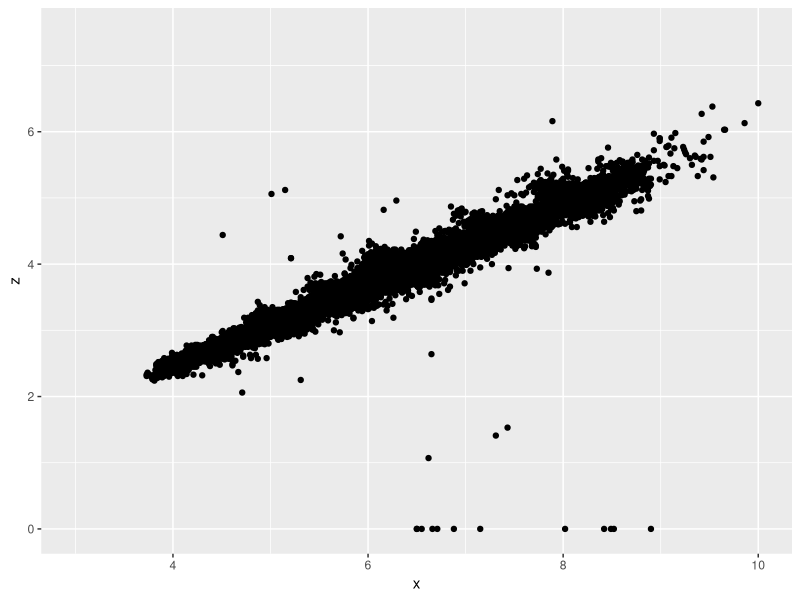
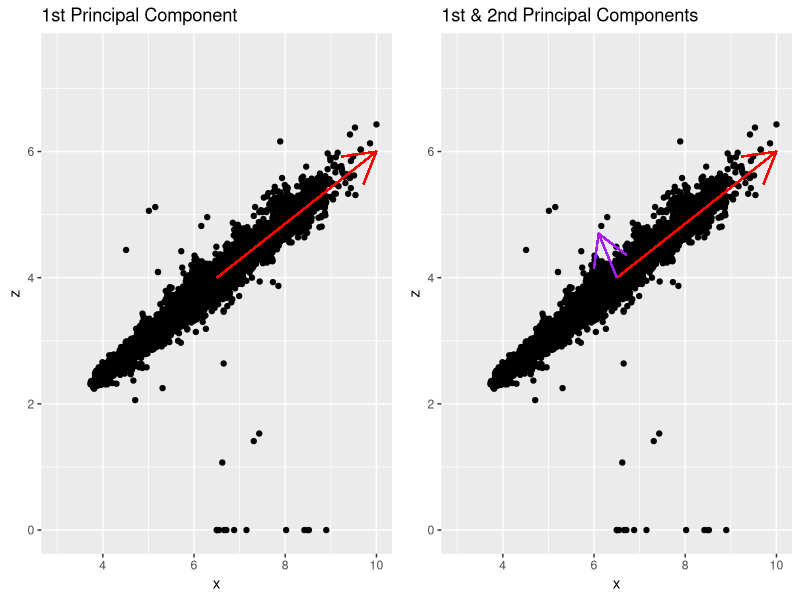
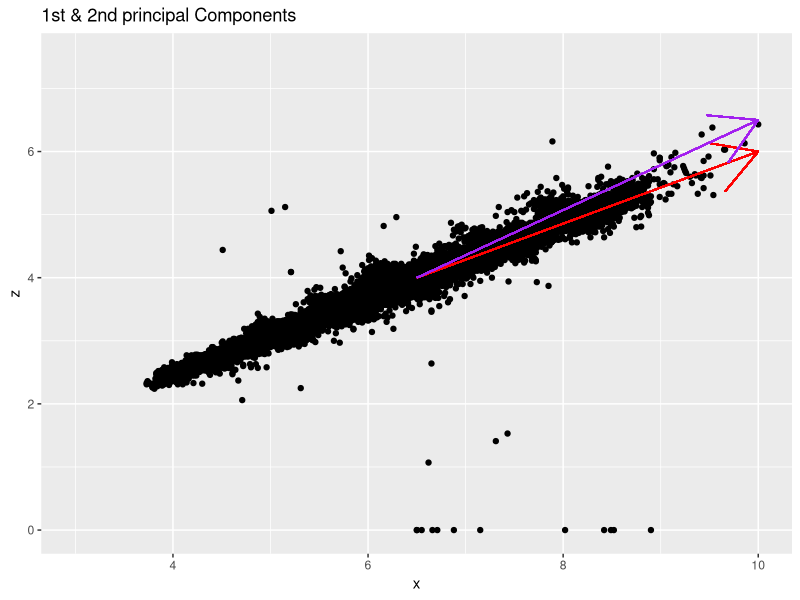
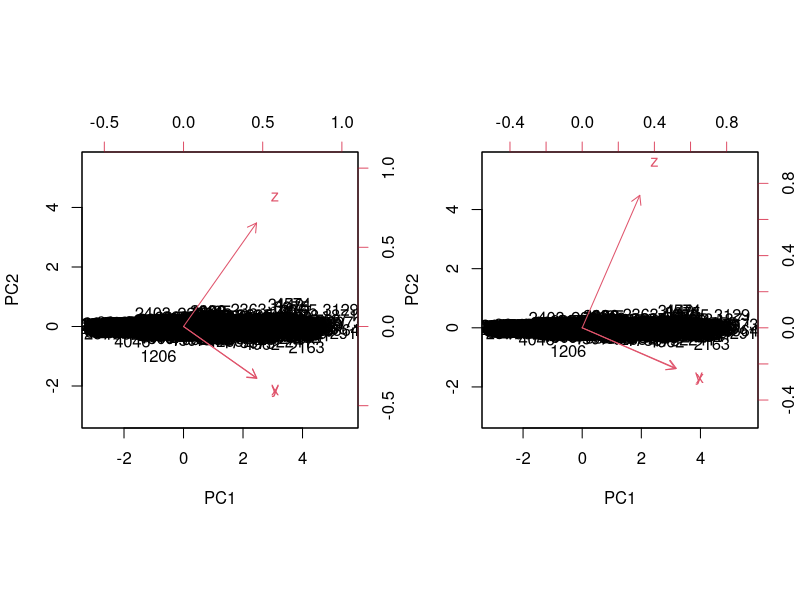
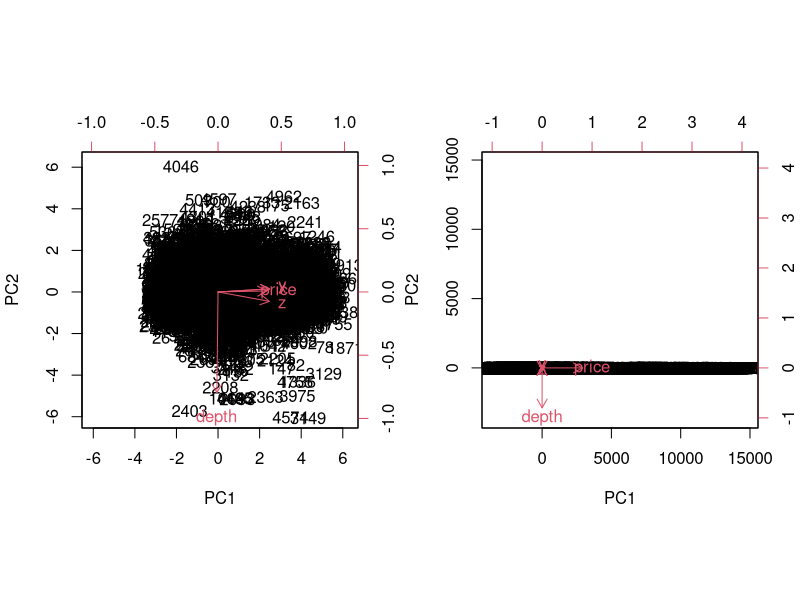
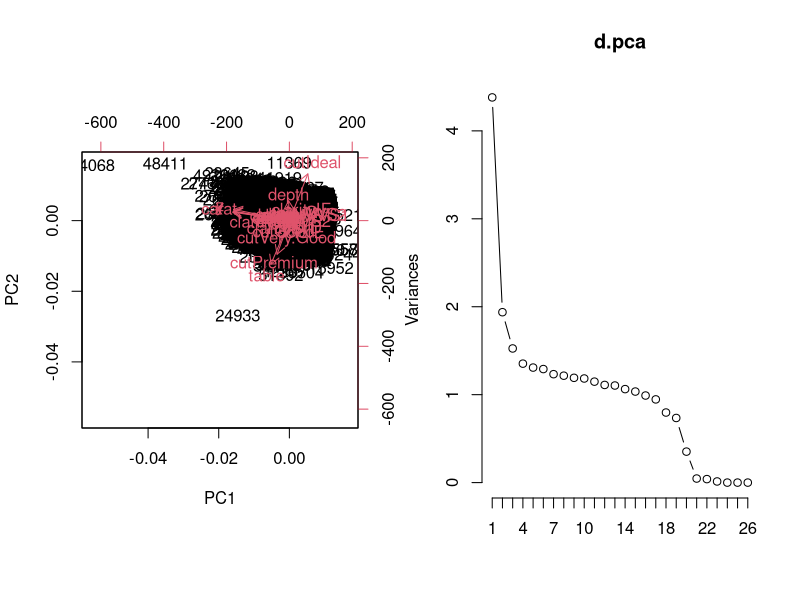

Write the R code that produced these figures, in order. (Note: this script raises an error after producing the figures.)
## ---- chunk 1
#CHUNK 1
library(ggplot2)
#Hints
# 1. We find the center of the data, which is about (6.5, 4)
# 2. The line of maximum variance has a gradient of about 1.75
# 3. Draw the first principal component (red)
# 4. Second principal component should be orthogonal to the first pc
# 5. Draw the second principal component (purple)

diamonds <- ggplot2::diamonds
p1 <- ggplot(diamonds, aes(x = x, y = z)) +
        geom_point() +
        xlim(3, 10) +
        ylim(0, 7.5)
p1 
## ---- chunk 2
#CHUNK 2
# 1. We find the center of the data, which is about (6.5, 4)
# 2. The line of maximum variance has a gradient of about 1.75
# 3. Draw the first principal component (red)
# 4. Second principal component should be orthogonal to the first
# 5. Draw the second principal component (purple)
library(gridExtra)
p2 <- p1 + geom_segment(aes(x = 6.5, y = 4, xend = 10, yend = 6), color = 'red',
                        arrow = arrow(length = unit(0.1,"npc")))+
           ggtitle("1st Principal Component")
p3 <- p2 + geom_segment(aes(x = 6.5, y = 4, xend = 6.1, yend = 4.7), color = 'purple',
                        arrow = arrow(length = unit(0.1,"npc")))+
           ggtitle("1st & 2nd Principal Components")
grid.arrange(p2, p3, ncol = 2)
## ---- chunk 3
#CHUNK 3
p4 <- p1 + geom_segment(aes(x = 6.5, y = 4, xend = 10, yend = 6), colour = 'red',
                        arrow = arrow(length = unit(0.1,"npc")))+
           geom_segment(aes(x = 6.5, y = 4, xend = 10, yend = 6.5), colour = 'purple',
                        arrow = arrow(length = unit(0.1,"npc")))+
           ggtitle("1st & 2nd principal Components")
p4
## ---- chunk 4
#CHUNK 4
#Subset the data to be consistent with previous plot
diamonds.2d.pca <- subset(diamonds[ ,c(8, 10)], x >= 3 & x <= 10 & z > 0 & z <=7.5)
#Calculate PCA for diamond length and depth
#Note we center and scale the data
d.pca.2d <- prcomp(diamonds.2d.pca, center = TRUE, scale. = TRUE)
summary(d.pca.2d)
## ---- chunk 5
#CHUNK 5
#Add more variables to the data
diamonds.5d.pca <- subset(diamonds[ ,c(5, 7:10)], x >= 3 & x <= 10 & z > 0 & z <=7.5)
#Calculate PCA
d.pca.5d <- prcomp(diamonds.5d.pca, center = TRUE, scale. = TRUE)
summary(d.pca.5d)
## ---- chunk 6
#CHUNK 6
d.pca.5d$rotation
## ---- chunk 7
#CHUNK 7
#Sample diamonds data due to speed of plotting
set.seed(1000)
diamonds.sample <- diamonds[sample(1:nrow(diamonds), 5000), ]
diamonds.3d.sample <- subset(diamonds.sample[ ,c(8:10)], x >= 3 & x <= 10 & z > 0 & z <=7.5)
diamonds.5d.sample <- subset(diamonds.sample[ ,c(5, 7:10)], x >= 3 & x <= 10 & z > 0 & z <=7.5)

#Compute PCA for the two samples, one scaled and one without
d.3d.scale <- prcomp(diamonds.3d.sample , center = TRUE, scale. = TRUE)
d.3d.noscale <- prcomp(diamonds.3d.sample , center = TRUE, scale. = FALSE)
d.5d.scale <- prcomp(diamonds.5d.sample , center = TRUE, scale. = TRUE)
d.5d.noscale <- prcomp(diamonds.5d.sample , center = TRUE, scale. = FALSE)

#Plot the four graphs
par(mfrow = c(1, 2))
p1 <- biplot(d.3d.scale , scale = 0) #main = "3D Scaled"
p2 <- biplot(d.3d.noscale , scale = 0) #main = "3D No Scale"
p3 <- biplot(d.5d.scale , scale = 0) #main = "5D Scaled"
p4 <- biplot(d.5d.noscale , scale = 0)  #main = "5D No Scale"
## ---- chunk 8
#CHUNK 8
#What do you see?
summary(d.3d.scale)
d.3d.scale$rotation
summary(d.3d.noscale)
d.3d.noscale$rotation
## ---- chunk 9
#CHUNK 9
#What do we see here?
 # The output of unscaled PCA doesn't make much sense as price dominated all the variance
summary(d.5d.scale)
d.5d.scale$rotation
summary(d.5d.noscale)
d.5d.noscale$rotation
## ---- chunk 10
#CHUNK 10
# Continue, but using the full diamonds data. Binarize all categorical variables (we did this in 3.9)

## ---- chunk 11
#CHUNK 11
# Conduct PCA using all variables except for price and make a simple plot. You might like to try the biplot() and screeplot() functions.
  # Do you know why we leave the price out?

## ---- chunk 12
#CHUNK 12
# Combine the plot with other PCA outputs (summary, rotations etc). What are some of your observations?
# Note - interpretation of the principal components is based on finding which variables are most strongly correlated with each component. 
# In other words, we need to find which numbers are large among all the coefficients.
# Try using a heatmap to achieve this.


## ---- chunk 13
#CHUNK 13
library(caret)

# Binarize all categorical variables
# dummyVars is not compatible with factors
diamonds$color <- as.character(diamonds$color)
diamonds$cut <- as.character(diamonds$cut)
diamonds$clarity <- as.character(diamonds$clarity)
# Binarize variables
binarizer <- caret::dummyVars('~ cut + clarity + color', data = diamonds, fullRank= F)
diamonds_spread <- data.frame(predict(binarizer, newdata = diamonds))
diamonds_spread <- cbind(diamonds,data.frame(predict(binarizer, newdata = diamonds)))
# Remove price
diamonds_spread <- diamonds_spread[, setdiff(colnames(diamonds_spread), c("price","color","cut","clarity"))]

# Quick view
head(diamonds_spread)
## ---- chunk 14
#CHUNK 14
# Conduct PCA using all variables except for the price and make a simple plot  
  # Do you know why we leave the price out?
    # PCA is an unsupervised technique. If we are to use the PCs later on in a model, the target cannot be included in the analysis. 
d.pca <- prcomp(diamonds_spread, center = TRUE, scale. = TRUE)
par(mfrow = c(1, 2))
biplot(d.pca)
screeplot(d.pca, npcs = 26, type = 'lines')
## ---- chunk 15
#CHUNK 15-1
# Combine the plot with other PCA outputs. What are some of your observations? 
  # In summary, the first 15 PCs explain about 85% of the variance, that's a reasonable number. You would expect to use few PCs to capture majority of the variance. 
  # We want to find the factors driving each PC. There are a couple of ways we can do this:
    # 1. rank or order coefficients within each PC and make an observation, e.g. try 
#abs.load <- abs(d.pca$rotation)
#ordered.abs.load <- rev(order(abs.load[,1]))
#head(abs.load[ordered.abs.load,1])
    # 2. this is a good place to use a heatmap (See part 2)
summary(d.pca)
d.pca$rotation
## ---- chunk 16
#CHUN 15-2
library(data.table)
# Load the coefficients as a matrix
d.pca.loadings <- as.matrix(d.pca$rotation)
melted.d.pca.loadings <- melt(d.pca.loadings)
 
# Plot the heatmap
ggplot(data = melted.d.pca.loadings, aes(x = Var1, y = Var2, fill = value)) +
  geom_tile() +
  theme(axis.text.x = element_text(angle = 45, vjust = 1, hjust = 1))

# Some but not all of the observations are here
 # In this example, the first principal component is a measure of "size" where x, y, z and carat are the dominating variables. These four coefficients are negative, so as one decreases, the others decrease as well. Pay attention to the positive values for Ideal, VVS1, VVS2 and IF. They are a measure of "high quality", though not as strong. "High quality" is negatively correlated with "size".
 
